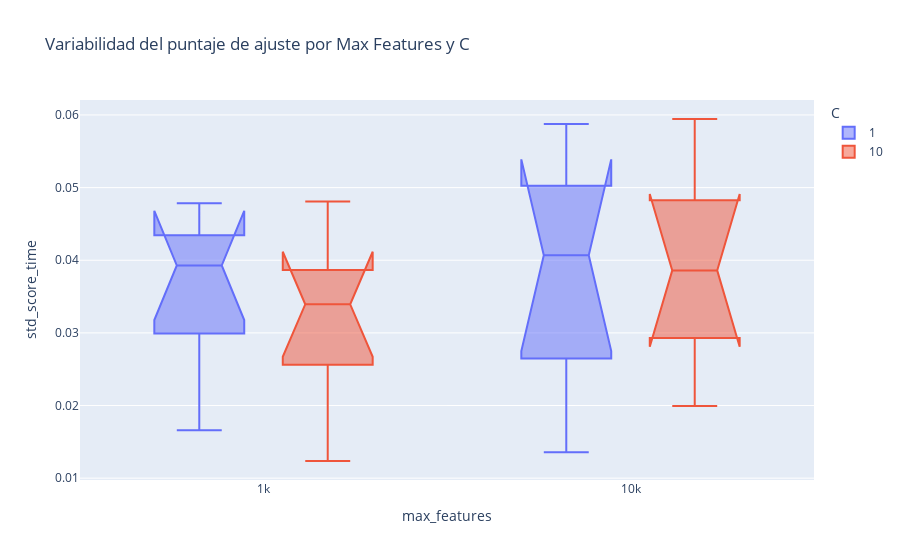

Write notebook code for a chart like this one.
### Markdown cell above
La gráfica de caja presentada muestra la variabilidad del tiempo de puntuación (std_score_time) en función del número máximo de características del vectorizador Tfidf (param_tfidf__max_features) y el valor de regularización (param_svm__C). Cada caja representa la distribución de los valores de (std_score_time) para una combinación específica de estos parámetros. Las cajas están coloreadas según el valor de param_svm__C Además, las cajas permiten identificar visualmente diferencias significativas entre medianas como se muestra significativamente dependiendo de la cantidad de features

### Code cell
fig = px.box(
    df_res,
    x="param_tfidf__max_features",
    y="std_score_time",
    color="param_svm__C",
    title="Variabilidad del puntaje de ajuste por Max Features y C",
    labels={
        "param_tfidf__max_features": "max_features",
        "std_score_time": "std_score_time",
        "param_svm__C": "C"
    },notched=True
)
fig.show()

### Figure 1 — Plotly figure (JSON) as saved in the notebook; plotly's stock layout.template omitted (floating-point values rounded to 4 significant figures)
{"data": [{"alignmentgroup": "True", "hovertemplate": "C=1<br>max_features=%{x}<br>std_score_time=%{y}<extra></extra>", "legendgroup": "1", "marker": {"color": "#636efa"}, "name": "1", "notched": true, "offsetgroup": "1", "orientation": "v", "showlegend": true, "type": "box", "x": [1000, 10000, 1000, 10000, 1000, 10000, 1000, 10000, 1000, 10000, 1000, 10000, 1000, 10000, 1000, 10000], "x0": " ", "xaxis": "x", "y": [0.03129, 0.02537, 0.0166, 0.01355, 0.02852, 0.03801, 0.04604, 0.05877, 0.04785, 0.04619, 0.03883, 0.04336, 0.03974, 0.02761, 0.04086, 0.05435], "y0": " ", "yaxis": "y"}, {"alignmentgroup": "True", "hovertemplate": "C=10<br>max_features=%{x}<br>std_score_time=%{y}<extra></extra>", "legendgroup": "10", "marker": {"color": "#EF553B"}, "name": "10", "notched": true, "offsetgroup": "10", "orientation": "v", "showlegend": true, "type": "box", "x": [1000, 10000, 1000, 10000, 1000, 10000, 1000, 10000, 1000, 10000, 1000, 10000, 1000, 10000, 1000, 10000], "x0": " ", "xaxis": "x", "y": [0.03726, 0.05944, 0.04808, 0.02372, 0.02247, 0.04087, 0.03062, 0.04353, 0.03876, 0.05298, 0.03854, 0.0349, 0.01236, 0.03634, 0.02877, 0.01993], "y0": " ", "yaxis": "y"}], "layout": {"boxmode": "group", "legend": {"title": {"text": "C"}, "tracegroupgap": 0}, "title": {"text": "Variabilidad del puntaje de ajuste por Max Features y C"}, "xaxis": {"anchor": "y", "domain": [0, 1], "title": {"text": "max_features"}}, "yaxis": {"anchor": "x", "domain": [0, 1], "title": {"text": "std_score_time"}}}}
